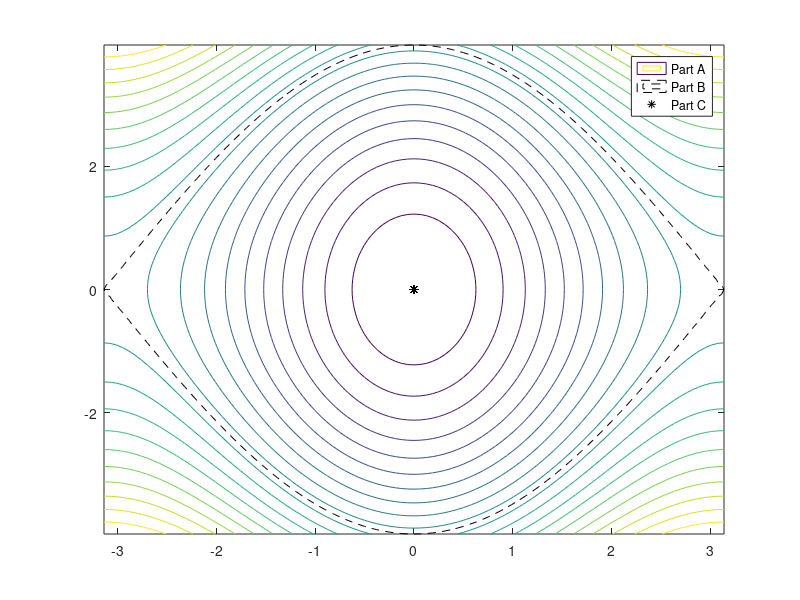

Reproduce this figure in MATLAB. (Note: this script raises an error after producing the figure.)
%% a
g = 9.81; m = 30; L = 2.5; mu = 7;
[theta,dtheta] = meshgrid(linspace(-pi,pi,101),linspace(-2*sqrt(g/L),2*sqrt(g/L),101));

%% b
E =  m*g*L*(1-cos(theta))+1/2*m*L^2*dtheta.^2;
contour(theta,dtheta,E,20)
hold on

%% c
contour(theta,dtheta,E,[2*m*g*L 2*m*g*L],'k--')

%% d
[min1, indx1] = min(E);
[min2, indx2] = min(min1);
plot(theta(theta==min2),dtheta(dtheta==min2),'k*')
legend('Part A','Part B','Part C')
set(0,'DefaultLegendAutoUpdate','off')

%% f
w = sqrt(g/L);

u = @(t) 0;

options =odeset('RelTol',1e-3);
[t,x] = ode45(@(t,x) pendulum(x,u(t),m,g,L,mu),[0 60],[.99*pi 0], options);

%% g
hold on
comet(x(:,1),x(:,2),0.99)

%% h 
u = @(t) m*L^2*sin(w*t);

[t,x] = ode45(@(t,x) pendulum(x,u(t),m,g,L,mu),[0 60],[x(end,1) x(end,2)]);

%% e
 function dx = pendulum(x,u,m,g,L,mu)
 
 dx = [x(2)
      -g/L*sin(x(1))-mu/m*norm(x(2))*x(2)+1/(m*L^2)*u];
 end
 
 